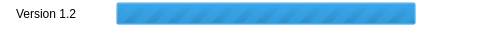
        <widget class="QFrame" name="credits_bar">
         <property name="maximumSize">
          <size>
           <width>16777215</width>
           <height>40</height>
          </size>
         </property>
         <property name="styleSheet">
          <string notr="true">background-color: transparent;</string>
         </property>
         <property name="frameShape">
          <enum>QFrame::NoFrame</enum>
         </property>
         <property name="frameShadow">
          <enum>QFrame::Raised</enum>
         </property>
         <layout class="QHBoxLayout" name="horizontalLayout_2">
          <property name="spacing">
           <number>0</number>
          </property>
          <property name="leftMargin">
           <number>0</number>
          </property>
          <property name="topMargin">
           <number>0</number>
          </property>
          <property name="rightMargin">
           <number>0</number>
          </property>
          <property name="bottomMargin">
           <number>6</number>
          </property>
          <item>
           <widget class="QFrame" name="frame_label_version">
            <property name="frameShape">
             <enum>QFrame::StyledPanel</enum>
            </property>
            <property name="frameShadow">
             <enum>QFrame::Raised</enum>
            </property>
            <layout class="QHBoxLayout" name="horizontalLayout_13">
             <property name="spacing">
              <number>0</number>
             </property>
             <property name="leftMargin">
              <number>15</number>
             </property>
             <property name="topMargin">
              <number>0</number>
             </property>
             <property name="rightMargin">
              <number>0</number>
             </property>
             <property name="bottomMargin">
              <number>6</number>
             </property>
             <item>
              <widget class="QPushButton" name="label_version">
               <property name="sizePolicy">
                <sizepolicy hsizetype="Fixed" vsizetype="Fixed">
                 <horstretch>0</horstretch>
                 <verstretch>0</verstretch>
                </sizepolicy>
               </property>
               <property name="minimumSize">
                <size>
                 <width>0</width>
                 <height>0</height>
                </size>
               </property>
               <property name="maximumSize">
                <size>
                 <width>16777215</width>
                 <height>16777215</height>
                </size>
               </property>
               <property name="cursor">
                <cursorShape>WhatsThisCursor</cursorShape>
               </property>
               <property name="toolTip">
                <string>About</string>
               </property>
               <property name="styleSheet">
                <string notr="true">QPushButton#label_version
{   
    border : transparent ;
    background : transparent;
}</string>
               </property>
               <property name="text">
                <string>Version 1.2</string>
               </property>
               <property name="flat">
                <bool>true</bool>
               </property>
              </widget>
             </item>
             <item>
              <spacer name="horizontalSpacer_3">
               <property name="orientation">
                <enum>Qt::Horizontal</enum>
               </property>
               <property name="sizeHint" stdset="0">
                <size>
                 <width>40</width>
                 <height>20</height>
                </size>
               </property>
              </spacer>
             </item>
             <item alignment="Qt::AlignHCenter|Qt::AlignVCenter">
              <widget class="QProgressBar" name="main_window_progress">
               <property name="enabled">
                <bool>true</bool>
               </property>
               <property name="minimumSize">
                <size>
                 <width>300</width>
                 <height>23</height>
                </size>
               </property>
               <property name="styleSheet">
                <string notr="true"/>
               </property>
               <property name="maximum">
                <number>0</number>
               </property>
               <property name="value">
                <number>-1</number>
               </property>
              </widget>
             </item>
             <item>
              <spacer name="horizontalSpacer_9">
               <property name="orientation">
                <enum>Qt::Horizontal</enum>
               </property>
               <property name="sizeHint" stdset="0">
                <size>
                 <width>40</width>
                 <height>20</height>
                </size>
               </property>
              </spacer>
             </item>
            </layout>
           </widget>
          </item>
          <item>
           <widget class="QFrame" name="frame_grip">
            <property name="minimumSize">
             <size>
              <width>30</width>
              <height>30</height>
             </size>
            </property>
            <property name="maximumSize">
             <size>
              <width>30</width>
              <height>30</height>
             </size>
            </property>
            <property name="styleSheet">
             <string notr="true">padding: 5px;</string>
            </property>
            <property name="frameShape">
             <enum>QFrame::StyledPanel</enum>
            </property>
            <property name="frameShadow">
             <enum>QFrame::Raised</enum>
            </property>
           </widget>
          </item>
         </layout>
        </widget>
